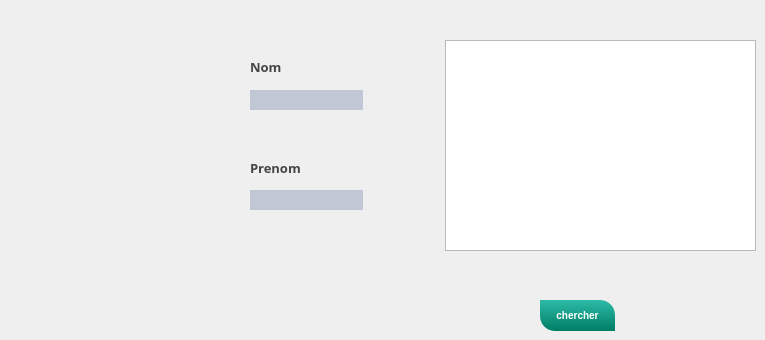
      <widget class="QWidget" name="tab_15">
       <attribute name="title">
        <string>Chercher Client</string>
       </attribute>
       <widget class="QLabel" name="label_49">
        <property name="geometry">
         <rect>
          <x>250</x>
          <y>60</y>
          <width>47</width>
          <height>14</height>
         </rect>
        </property>
        <property name="font">
         <font>
          <family>Segoe Print</family>
          <pointsize>-1</pointsize>
          <weight>75</weight>
          <bold>true</bold>
         </font>
        </property>
        <property name="styleSheet">
         <string notr="true">background-color: transparent;
	color: #454544;
	font-weight: bold;
	font-size: 13px;</string>
        </property>
        <property name="text">
         <string>Nom</string>
        </property>
       </widget>
       <widget class="QLabel" name="label_50">
        <property name="geometry">
         <rect>
          <x>250</x>
          <y>160</y>
          <width>61</width>
          <height>16</height>
         </rect>
        </property>
        <property name="font">
         <font>
          <family>Segoe Print</family>
          <pointsize>-1</pointsize>
          <weight>75</weight>
          <bold>true</bold>
         </font>
        </property>
        <property name="styleSheet">
         <string notr="true">background-color: transparent;
	color: #454544;
	font-weight: bold;
	font-size: 13px;</string>
        </property>
        <property name="text">
         <string>Prenom</string>
        </property>
       </widget>
       <widget class="QLineEdit" name="linecherchermenu">
        <property name="geometry">
         <rect>
          <x>250</x>
          <y>90</y>
          <width>113</width>
          <height>20</height>
         </rect>
        </property>
        <property name="styleSheet">
         <string notr="true">
	background-color: #c2c7d5;
	color: #2a547f;
	border: none;
	padding: 5px;</string>
        </property>
       </widget>
       <widget class="QLineEdit" name="linecherchermenu2">
        <property name="geometry">
         <rect>
          <x>250</x>
          <y>190</y>
          <width>113</width>
          <height>20</height>
         </rect>
        </property>
        <property name="styleSheet">
         <string notr="true">
	background-color: #c2c7d5;
	color: #2a547f;
	border: none;
	padding: 5px;</string>
        </property>
       </widget>
       <widget class="QPushButton" name="cherchermenu">
        <property name="geometry">
         <rect>
          <x>540</x>
          <y>300</y>
          <width>75</width>
          <height>31</height>
         </rect>
        </property>
        <property name="styleSheet">
         <string notr="true">QPushButton
{
	background-color: qlineargradient(spread:repeat, x1:1, y1:0, x2:1, y2:1, stop:0 rgba(44, 187, 167, 255),stop:1 rgba(1, 125, 101, 255));
	color: #fff;
	font-size: 10px;
	font-weight: bold;
	border-top-right-radius: 15px;
	border-top-left-radius: 0px;
	border-bottom-right-radius: 0px;
	border-bottom-left-radius: 15px;
	padding: 10px;

}


QPushButton::disabled
{
	background-color: #5c5c5c;

}


QPushButton::hover
{
	background-color: #fca503;

}


QPushButton::pressed
{
	background-color: #3d4ef2;

}
</string>
        </property>
        <property name="text">
         <string>chercher</string>
        </property>
       </widget>
       <widget class="QTableView" name="tabcherchermenu">
        <property name="geometry">
         <rect>
          <x>445</x>
          <y>40</y>
          <width>311</width>
          <height>211</height>
         </rect>
        </property>
       </widget>
      </widget>
